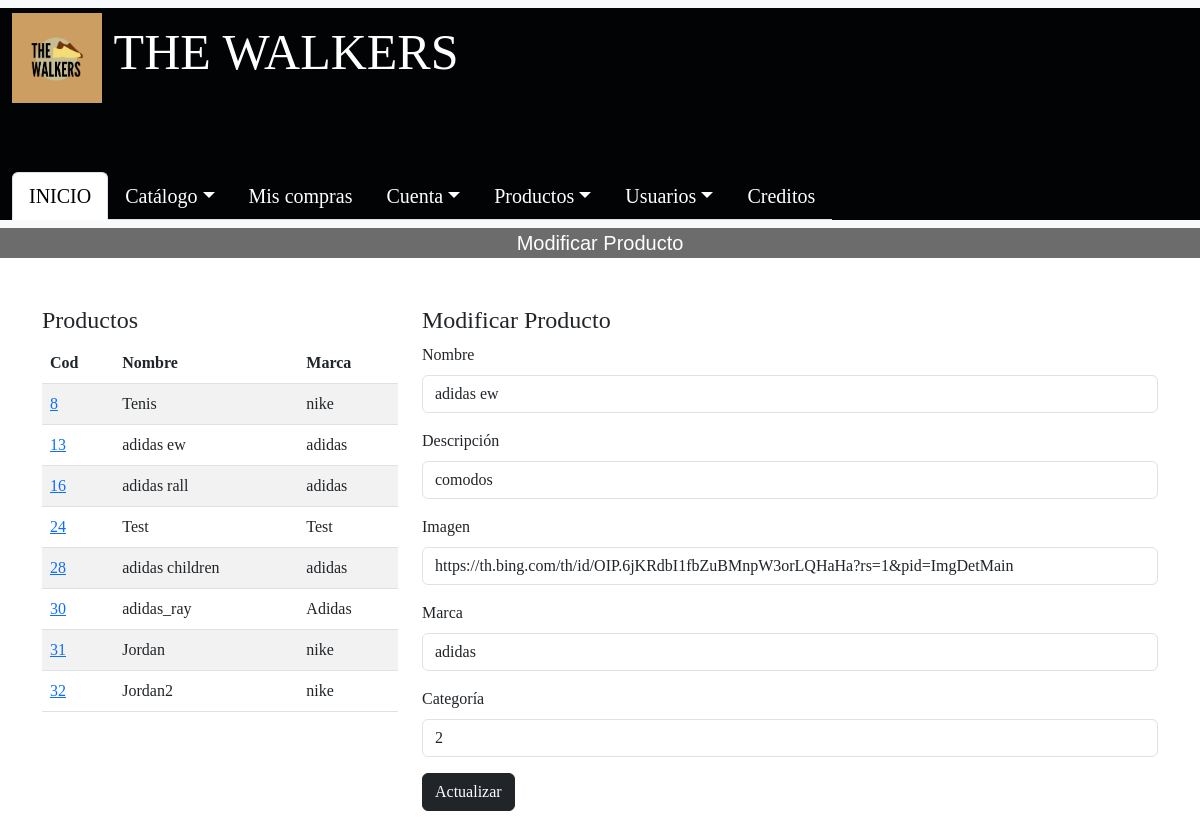
The app's page /Administrador/admin/CRUD_PRODUCTOS/modificar_producto.php?cod_producto=13 (signed in) with its own data.
### tables this page shows
CREATE TABLE `producto` (
  `cod_producto` int(11) NOT NULL,
  `nombre_producto` varchar(50) NOT NULL,
  `descripcion` varchar(200) NOT NULL,
  `imagen` varchar(1000) NOT NULL,
  `marca` varchar(20) NOT NULL,
  `cod_categoriaf` int(11) NOT NULL
);

### Administrador/admin/CRUD_PRODUCTOS/modificar_producto.php (the view, shortened to what this page needs)
<?php
include '../../conexionBD.php';
$query_productos = "SELECT cod_producto, nombre_producto, marca FROM producto";
$result_productos = $conn->query($query_productos);
$producto = null;
if (isset($_GET['cod_producto'])) {
    $cod_producto = $_GET['cod_producto'];
    $query = "SELECT nombre_producto, descripcion, imagen, marca, cod_categoriaf FROM producto WHERE cod_producto = ?";
    $stmt = $conn->prepare($query);
    $stmt->bind_param('i', $cod_producto);
    $stmt->execute();
    $result = $stmt->get_result();
    $producto = $result->fetch_assoc();
}
?>
<!DOCTYPE html>
<html lang="es">
<head>
    <link href="https://cdn.jsdelivr.net/npm/bootstrap@5.3.0/dist/css/bootstrap.min.css" rel="stylesheet">
</head>
<body style="font-family: 'Franklin Gothic Medium', 'cursive';">
    <nav class="navbar bg-body-tertiary">
        <div class="container-fluid fixed-width-container"
            style="background-color: #020304; font-family: 'Franklin Gothic Medium';">
            <a class="navbar-brand" href="../../admin/admin.html" style="background-color: #020304; color: white; font-size: 50px;">
                <img src="../../imagenes/001-Index/Logos/Logo.png" alt="Logo" width="90" height="90"
                    class="d-inline-block align-text-center" style="background-color: #CC9E61;">
                THE WALKERS
            </a>
            <ul class="nav nav-tabs" style="margin-top: 4rem; font-size: 20px;">
                <li class="nav-item">
                    <a class="nav-link active" aria-current="page" href="../../admin/admin.php">INICIO</a>
                </li>
                <li class="nav-item dropdown">
                    <a class="nav-link dropdown-toggle" data-bs-toggle="dropdown" href="#" role="button"
                        aria-expanded="false" style="color: white;">Catálogo</a>
                </li>
                <li class="nav-item">
                    <a class="nav-link" href="../mis_compras.html" style="color: white;">Mis compras</a>
                </li>
                <li class="nav-item dropdown">
                    <a class="nav-link dropdown-toggle" data-bs-toggle="dropdown" href="#" role="button"
                        aria-expanded="false" style="color: white;">Cuenta</a>
                </li>
                <li class="nav-item dropdown">
                    <a class="nav-link dropdown-toggle" data-bs-toggle="dropdown" href="#" role="button"
                        aria-expanded="false" style="color: white;">Productos</a>
                </li>
                <li class="nav-item dropdown">
                    <a class="nav-link dropdown-toggle" data-bs-toggle="dropdown" href="#" role="button"
                        aria-expanded="false" style="color: white;">Usuarios</a>
                </li>
                <li class="nav-item">
                    <a class="nav-link" href="../creditos/creditos.html" style="color: white;">Creditos</a>
                </li>
            </ul>
        </div>
    </nav>
  <p class="fs-5 text-center text-content" style="color: white; background-color: #6c6c6c; font-family: 'Franklin Gothic Medium', 'Arial Narrow', Arial, sans-serif;">
        Modificar Producto
    </p>
    <div class="container mt-5">
        <div class="row">
            <div class="col-md-4 mb-4">
                <h4>Productos</h4>
                <table class="table table-striped">
                    <thead>
                        <tr>
                            <th>Cod</th>
                            <th>Nombre</th>
                            <th>Marca</th>
                        </tr>
                    </thead>
                    <tbody>
                        <?php while ($row = $result_productos->fetch_assoc()) { ?>
                        <tr>
                            <td><a href="?cod_producto=<?php echo $row['cod_producto']; ?>"><?php echo $row['cod_producto']; ?></a></td>
                            <td><?php echo $row['nombre_producto']; ?></td>
                            <td><?php echo $row['marca']; ?></td>
                        </tr>
                        <?php } ?>
                    </tbody>
                </table>
            </div>
            <div class="col-md-8 mb-4">
                <h4>Modificar Producto</h4>
                <?php if ($producto) { ?>
                <form method="POST">
                    <div class="mb-3">
                        <label for="nombre_producto" class="form-label">Nombre</label>
                        <input type="text" class="form-control" id="nombre_producto" name="nombre_producto" value="<?php echo htmlspecialchars($producto['nombre_producto']); ?>" required>
                    </div>
                    <div class="mb-3">
                        <label for="descripcion" class="form-label">Descripción</label>
                        <input type="text" class="form-control" id="descripcion" name="descripcion" value="<?php echo htmlspecialchars($producto['descripcion']); ?>" required>
                    </div>
                    <div class="mb-3">
                        <label for="imagen" class="form-label">Imagen</label>
                        <input type="text" class="form-control" id="imagen" name="imagen" value="<?php echo htmlspecialchars($producto['imagen']); ?>" required>
                    </div>
                    <div class="mb-3">
                        <label for="marca" class="form-label">Marca</label>
                        <input type="text" class="form-control" id="marca" name="marca" value="<?php echo htmlspecialchars($producto['marca']); ?>" required>
                    </div>
                    <div class="mb-3">
                        <label for="categoria" class="form-label">Categoría</label>
                        <input type="text" class="form-control" id="categoria" name="categoria" value="<?php echo htmlspecialchars($producto['cod_categoriaf']); ?>" required>
                    </div>
                    <button type="submit" class="btn btn-dark">Actualizar</button>
                </form>
                <?php } else { ?>
                <p class="text-danger">Por favor selecciona un producto para modificar.</p>
                <?php } ?>
            </div>
        </div>
    </div>
</body>
</html>

### records on screen
producto: cod_producto "8", nombre_producto "Tenis", marca "nike"
producto: cod_producto "13", nombre_producto "adidas ew", marca "adidas", descripcion "comodos", imagen "https://th.bing.com/th/id/OIP.6jKRdbI1fbZuBMnpW3orLQHaHa?rs=1&pid=ImgDetMain", categoria "2"
producto: cod_producto "16", nombre_producto "adidas rall", marca "adidas"
producto: cod_producto "24", nombre_producto "Test", marca "Test"
producto: cod_producto "28", nombre_producto "adidas children", marca "adidas"
producto: cod_producto "30", nombre_producto "adidas_ray", marca "Adidas"
producto: cod_producto "31", nombre_producto "Jordan", marca "nike"
producto: cod_producto "32", nombre_producto "Jordan2", marca "nike"
